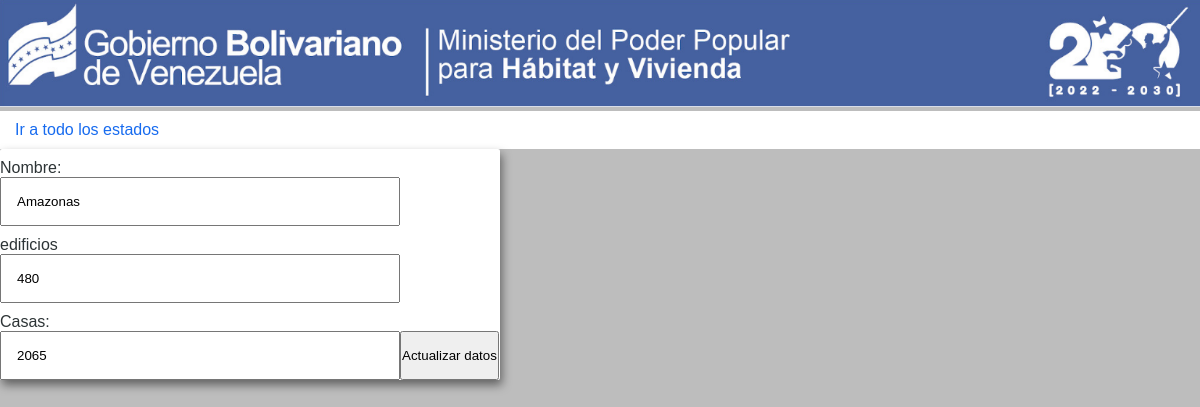
The page /edit.php?id=1 on the database its author committed.
### tables this page shows
CREATE TABLE `estado` (
  `id` bigint(20) UNSIGNED NOT NULL,
  `nombre` varchar(30) NOT NULL,
  `casas` int(10) NOT NULL,
  `edificios` int(10) NOT NULL
);

### edit.php (the view, shortened to what this page needs)
<?php
$id = $_GET["id"];
require_once "connect.php";
$sentencia = $conexion->prepare("SELECT * FROM estado WHERE id = ?;");
$sentencia->execute([$id]);
$estado = $sentencia->fetch(PDO::FETCH_OBJ);
?>
<!DOCTYPE html>
<html lang="es">
<head>
	<link rel="stylesheet" type="text/css" href="estilos.css">
</head>
<body>
    <img src="imagenes/cabecera.png" alt="">
	<?php require "navbar_home.php";  ?>
	<form method="get" action="edit.php">
		<label for="nombre">Nombre:</label>
		<br>
		<input value="<?php echo $estado->nombre ?>" name="nombre" required type="text" id="nombre" readonly>
		<br><br>
		<label for="edificios">edificios</label>
	    <input value="<?php echo $estado->edificios ?>" name="edificios" required type="number" id="edificios" >
		<br><br>
		<label for="casas">Casas:</label>
		<br>
		<input value="<?php echo $estado->casas ?>" name="casas" required type="number" id="casas" >
		<br><br>
		<button  type="submit" name="actualizar" onClick="actualizarPagina(document.getElementById('id').value, document.getElementById('nombre').value, document.getElementById('casas').value, document.getElementById('edificios').value);">Actualizar datos</button>
	</form>
</body>
</html>

### estilos.css (style rules this page uses)
* { padding: 0; margin: 0; box-sizing: border-box; }
:root { --color-blue: #176bef; --color-yellow: #f7b529; --color-green: #454e5243; --color-red: #ff3e30; --color-gray: #bdbdbd; --color-white: #ffffff; --color-black: #000000; --color-gray2: #b4b3a9; }
h1, h2, h3, h4, p, li, a, label, td, th, input { font-family: sans-serif; }
body { background: var(--color-gray); min-width: 100vh; min-height: 100vh; }
form { display: flex; flex-flow: wrap row; background: var(--color-white); max-width: 500px; border-radius: 2px; box-shadow: 2px 5px 10px rgba(10, 10, 10, .5); }
label { margin-top: 10px; width: 80%; color: #2d3436; }
input { width: 80%; padding: 15px; }
img { width: 100%; }

### rows shown on the page
estado: nombre "Amazonas", edificios "480", casas "2065"
